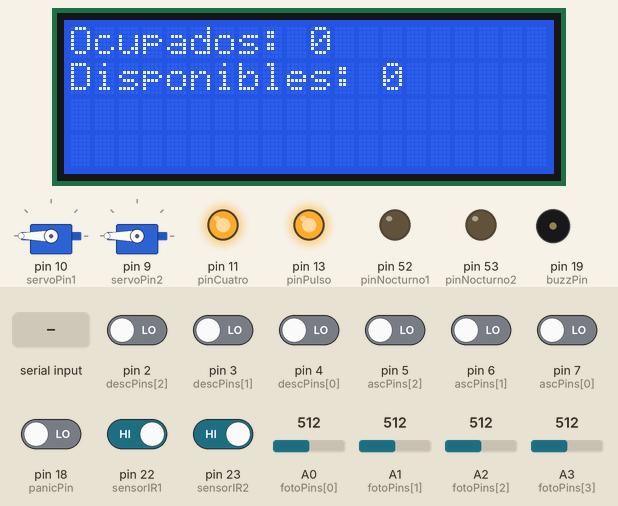
Recording of a sketch running on a simulated Arduino Mega 2560, built with avr-gcc and run on an emulated ATmega2560. Parts: 20×4 character LCD, 2 × servo, output pins drawn as LEDs (lit = HIGH), buzzer (waves = sounding). The test bench sets the inputs (shaded band); at power-on: pin 22 (sensorIR1), pin 23 (sensorIR2) HIGH, pin 2 (descPins[2]), pin 3 (descPins[1]), pin 4 (descPins[0]), pin 5 (ascPins[2]), pin 6 (ascPins[1]), pin 7 (ascPins[0]), pin 18 (panicPin) LOW, A0 (fotoPins[0]) = 512, A1 (fotoPins[1]) = 512, A2 (fotoPins[2]) = 512, A3 (fotoPins[3]) = 512. Pins used as bus, display or sensor lines are not drawn; what the sketch prints to the serial monitor is not drawn.

Above: at 1.2 s.
1.3 s: pin 18 (panicPin) driven HIGH
At 2.5 s:
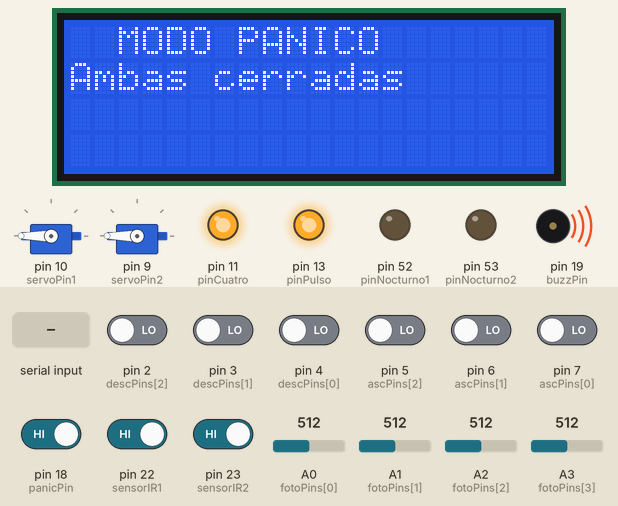
2.9 s: "ModoNormalActivado\n" received over Serial
At 3.15 s:
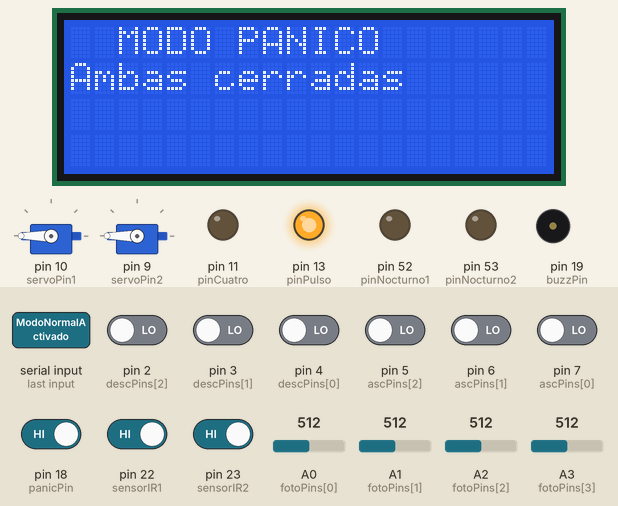
At 5.0 s:
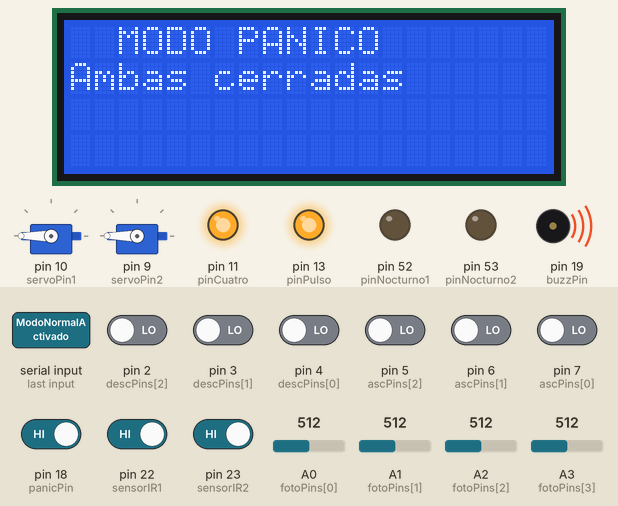
Timing chart, 0 to 12.2 s (numbered marks = the images above; inputs shaded):
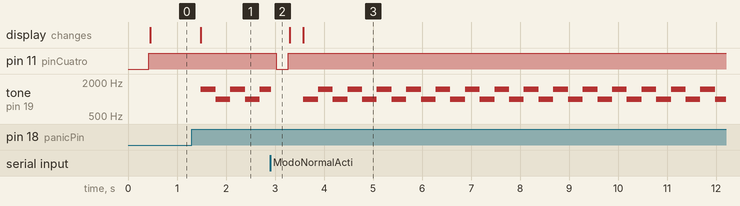

Measured:
- after the input at 1.3 s, tone on pin 19 (buzzPin): alternates 1500 Hz for 0.30 s and 1000 Hz for 0.30 s, starting after 0.19 s; the display: changes after 0.19 s (image 1)
- after the input at 2.9 s, pin 11 (pinCuatro): HIGH → LOW after 0.12 s, → HIGH 0.25 s later

The sketch:

Arduino_fisico_0.1.ino
```cpp
#include <LiquidCrystal_I2C.h>
#include <Servo.h>

LiquidCrystal_I2C lcd(0x27, 20, 4); // 0x27 físico, 0x20 simulador

// Pines analógicos para las fotoresistencias
int fotoPins[4] = {A0, A1, A2, A3};
const int umbralLuz = 300; // Ajustable según la luz ambiente

int pinPulso = 13;
int pinReset = 12;
int pinCuatro = 11;
int ascPins[3] = {7, 6, 5};
int descPins[3] = {4, 3, 2};

int pinNocturno1 = 52;
int pinNocturno2 = 53;

const int sensorIR1 = 22;
const int sensorIR2 = 23;
int panicPin = 18;
int buzzPin = 19;

int servoPin1 = 10;
int servoPin2 = 9;

Servo servo1, servo2;

int cuenta = -1;

unsigned long lastToneTime = 0;
bool tonoAlto = false;

unsigned long tiempoServo1 = 0;
bool activo1 = false;

unsigned long tiempoServo2 = 0;
bool activo2 = false;

enum ModoParqueo {
  NORMAL,
  PANICO,
  MANTENIMIENTO,
  NOCTURNO,
  EVACUACION
};

ModoParqueo modoActual = NORMAL;
bool modoYaSeleccionado = false;

void setup() {
  lcd.init();
  lcd.backlight();
  lcd.setCursor(0, 0);
  lcd.print("Grupo 15");
  lcd.setCursor(0, 1);
  lcd.print("Orga");

  for (int i = 0; i < 3; i++) {
    pinMode(ascPins[i], INPUT);
    pinMode(descPins[i], INPUT);
  }

  pinMode(pinPulso, OUTPUT);
  pinMode(pinReset, OUTPUT);
  pinMode(pinCuatro, OUTPUT);
  digitalWrite(pinPulso, HIGH);
  digitalWrite(pinReset, HIGH);
  digitalWrite(pinCuatro, LOW);

  pinMode(sensorIR1, INPUT);
  pinMode(sensorIR2, INPUT);
  pinMode(panicPin, INPUT);
  pinMode(buzzPin, OUTPUT);
  digitalWrite(buzzPin, LOW);

  servo1.attach(servoPin1, 500, 2500);
  servo2.attach(servoPin2, 500, 2500);
  servo1.write(180);
  servo2.write(180);

  pinMode(pinNocturno1, OUTPUT);
  pinMode(pinNocturno2, OUTPUT),

  Serial.begin(9600);
}

void loop() {


  if (!modoYaSeleccionado) {
    modoActual = NORMAL;
  }

  if (digitalRead(panicPin) == HIGH && modoActual == NORMAL) {
    modoActual = PANICO;
    modoYaSeleccionado = true;
    lcd.clear();
    lcd.setCursor(0, 0);
    lcd.print("  MODO PANICO ");
    lcd.setCursor(0, 1);
    lcd.print("Ambas cerradas");
  }

  if (Serial.available()) {
    String comando = Serial.readStringUntil('\n');
    comando.trim();

    if (comando == "ModoNormalActivado") {
      modoActual = NORMAL;
      modoYaSeleccionado = true;
      cuenta = -1;
      servo1.write(180);
      servo2.write(180);
      digitalWrite(pinNocturno1, LOW);
      digitalWrite(pinNocturno2, LOW);

    } else if (comando == "ModoPanicoActivado" && modoActual == NORMAL) {
      modoActual = PANICO;
      modoYaSeleccionado = true;
      lcd.clear();
      lcd.setCursor(0, 0);
      lcd.print("  MODO PANICO ");
      lcd.setCursor(0, 1);
      lcd.print("Ambas cerradas");

    } else if (comando == "ModoMantenimientoActivado" && modoActual == NORMAL) {
      modoActual = MANTENIMIENTO;
      modoYaSeleccionado = true;
      lcd.clear();
      lcd.setCursor(0, 0);
      lcd.print(" MANTENIMIENTO ");
      lcd.setCursor(0, 1);
      lcd.print("Solo salida ON ");

    } else if (comando == "ModoNocturnoActivado" && modoActual == NORMAL) {
      modoActual = NOCTURNO;
      modoYaSeleccionado = true;
      lcd.clear();
      lcd.setCursor(0, 0);
      lcd.print("   MODO NOCHE   ");
      lcd.setCursor(0, 1);
      lcd.print("Ambas cerradas");

    } else if (comando == "ModoEvacuacionActivado" && modoActual == NORMAL) {
      modoActual = EVACUACION;
      modoYaSeleccionado = true;
      lcd.clear();
      lcd.setCursor(0, 0);
      lcd.print(" EVACUACION!! ");
      lcd.setCursor(0, 1);
      lcd.print("Ambas abiertas");

    } else {
      Serial.println("ERROR MODO =C");
    }
  }

  if (modoActual == PANICO) {
    servo1.write(180);
    servo2.write(180);
    unsigned long tiempoActual = millis();
    if (tiempoActual - lastToneTime >= 300) {
      lastToneTime = tiempoActual;
      tone(buzzPin, tonoAlto ? 1000 : 1500);
      tonoAlto = !tonoAlto;
    }
    return;
  }

  if (modoActual == MANTENIMIENTO) {
    servo1.write(180);
    noTone(buzzPin);
    if (digitalRead(sensorIR2) == LOW) {
      servo2.write(90);
      activo2 = true;
      tiempoServo2 = millis();
    } else if (activo2 && millis() - tiempoServo2 >= 3000) {
      servo2.write(180);
      activo2 = false;
    }
    return;
  }

  if (modoActual == NOCTURNO) {
    servo1.write(180);
    servo2.write(180);
    noTone(buzzPin);
    digitalWrite(pinNocturno1, HIGH);
    digitalWrite(pinNocturno2, HIGH);
    return;
  }

  if (modoActual == EVACUACION) {
    servo1.write(90);
    servo2.write(90);
    unsigned long tiempoActual = millis();
    if (tiempoActual - lastToneTime >= 300) {
      lastToneTime = tiempoActual;
      tone(buzzPin, tonoAlto ? 1200 : 800);
      tonoAlto = !tonoAlto;
    }
    return;
  }

  // MODO NORMAL
  noTone(buzzPin);

  // --- Lectura analógica de fotoresistencias ---
  int ocupadosAct = 0;
  for (int i = 0; i < 4; i++) {
    int valorLuz = analogRead(fotoPins[i]);

    if (valorLuz < umbralLuz) {
      ocupadosAct++;
    }
    /*Serial.print("A0: "); Serial.println(analogRead(A0));
    Serial.print("A1: "); Serial.println(analogRead(A1));
    Serial.print("A2: "); Serial.println(analogRead(A2));
    Serial.print("A3: "); Serial.println(analogRead(A3));
    delay(2000);*/
  }

  if (ocupadosAct != cuenta) {
    digitalWrite(pinReset, LOW);
    delay(100);
    digitalWrite(pinCuatro, LOW);
    digitalWrite(pinReset, HIGH);
    delay(250);
    digitalWrite(pinCuatro, HIGH);

    for (int i = 0; i < ocupadosAct; i++) {
      digitalWrite(pinPulso, LOW);
      delay(100);
      digitalWrite(pinPulso, HIGH);
      delay(100);
    }

    cuenta = ocupadosAct;
    int valorAsc = (digitalRead(ascPins[2])) * 4 + (digitalRead(ascPins[1])) * 2 + (digitalRead(ascPins[0])) * 1;
    int valorDesc = (digitalRead(descPins[2])) * 4 + (digitalRead(descPins[1])) * 2 + (digitalRead(descPins[0])) * 1;

    lcd.clear();
    lcd.setCursor(0, 0);
    lcd.print("Ocupados: ");
    lcd.print(valorAsc);
    lcd.setCursor(0, 1);
    lcd.print("Disponibles: ");
    lcd.print(valorDesc);

    Serial.println("Ocupados: " + String(valorAsc) + ", Libres: " + String(valorDesc));
  }

  if (digitalRead(sensorIR1) == LOW) {
    servo1.write(90);
    activo1 = true;
    tiempoServo1 = millis();
  } else if (activo1 && millis() - tiempoServo1 >= 3000) {
    servo1.write(180);
    activo1 = false;
  }

  if (digitalRead(sensorIR2) == LOW) {
    servo2.write(90);
    activo2 = true;
    tiempoServo2 = millis();
  } else if (activo2 && millis() - tiempoServo2 >= 3000) {
    servo2.write(180);
    activo2 = false;
  }

  delay(250);
}
```
